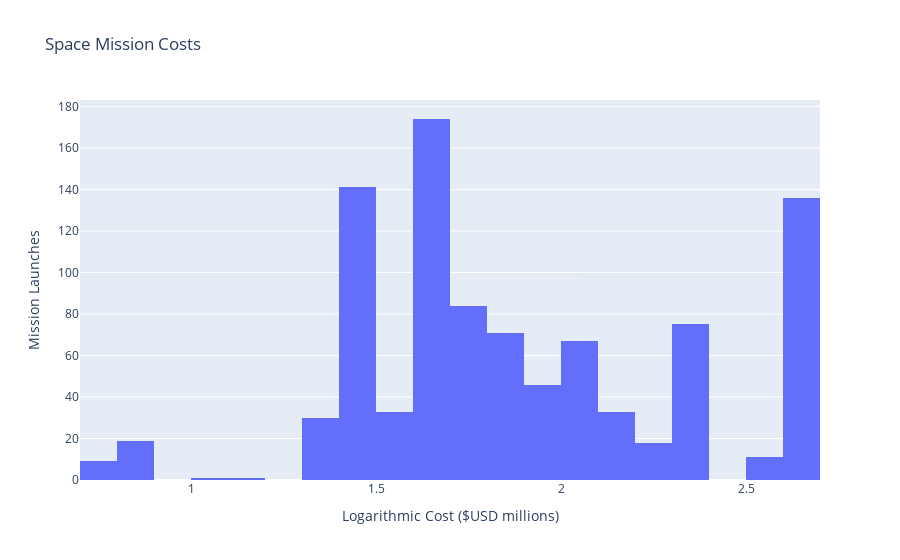

Write notebook code for a chart like this one.
### Markdown cell above
# How Expensive are the Launches? 

Create a histogram and visualise the distribution. The price column is given in USD millions (careful of missing values).

### Code cell
histogram = px.histogram(
    data_frame=df_data.sort_values(by="Price"),
    x=np.log10(df_data.Price), # calculate logarithmic cost to reduce visual impact of outliers
    title="Space Mission Costs",
    nbins=20,
)

histogram.update_layout(
    xaxis_title="Logarithmic Cost ($USD millions)",
    yaxis_title="Mission Launches",
)

histogram.show()

### Figure 1 — Plotly figure (JSON) as saved in the notebook; plotly's stock layout.template omitted (floating-point values rounded to 4 significant figures; data arrays with more than 128 entries replaced by an {"elided": "..."} marker saying what was removed)
{"data": [{"bingroup": "x", "hovertemplate": "x=%{x}<br>count=%{y}<extra></extra>", "legendgroup": "", "marker": {"color": "#636efa", "pattern": {"shape": ""}}, "name": "", "nbinsx": 20, "orientation": "v", "showlegend": false, "type": "histogram", "x": {"elided": "4324 float values"}, "xaxis": "x", "yaxis": "y"}], "layout": {"barmode": "relative", "legend": {"tracegroupgap": 0}, "title": {"text": "Space Mission Costs"}, "xaxis": {"anchor": "y", "domain": [0, 1], "title": {"text": "Logarithmic Cost ($USD millions)"}}, "yaxis": {"anchor": "x", "domain": [0, 1], "title": {"text": "Mission Launches"}}}}
